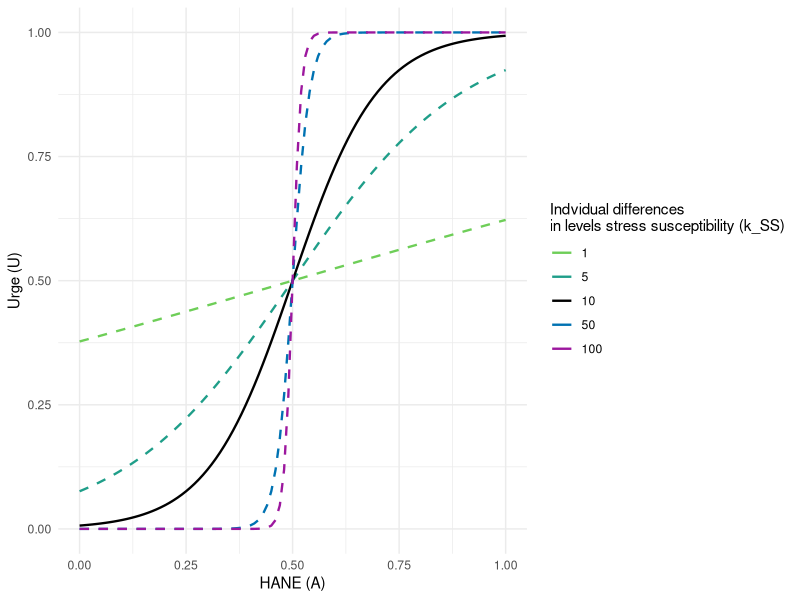
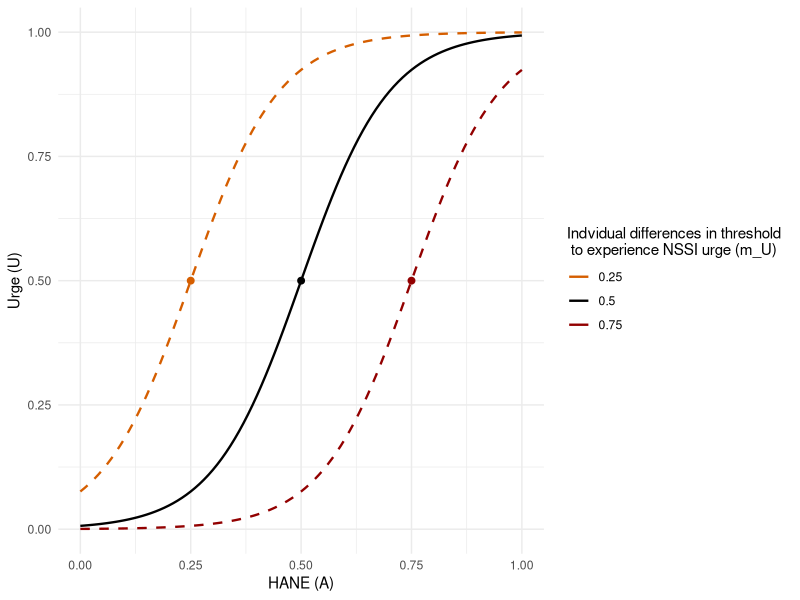
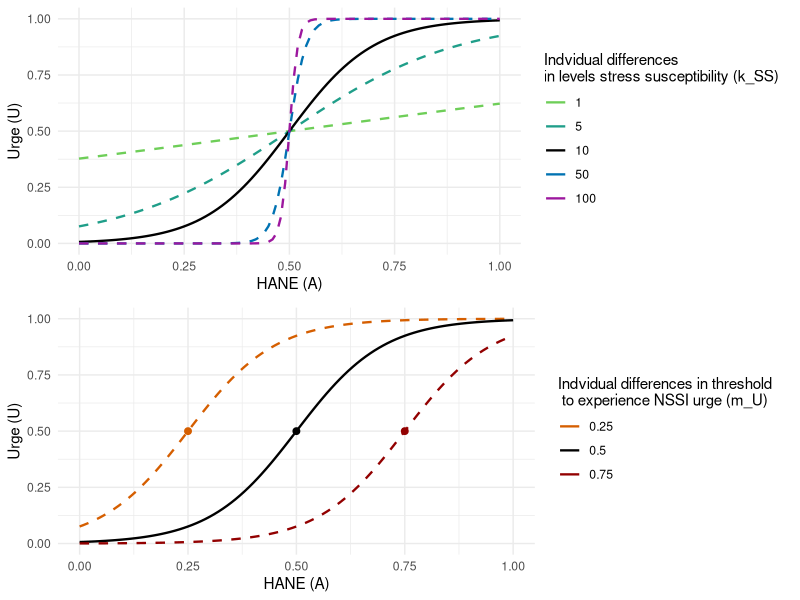

Here is the R script that generated these plots, in order:
# SETUP: installing packages & libraries

library(ggplot2)
library(tidyr)
library(dplyr)

# E1: FUNCTIONAL FORM BETWEEN URGE (U) AND HANE (A)
# This plot visulizes how urge varies as a function as HANE, depending on the chosen parameter values.

# parameter values
k_SSvals <- c(1, 5, 10, 50, 100) # standard values for stress susceptibility
A <- seq(0, 1, by = 0.01) # HANE, bounded between 0 and 1
m_U <- 0.5 # Threshold to engage in urge

# functional form
prob_NSSI <- function(k_SS, A, m_U) {
  pNSSI_model <- 1 / (1 + exp(-k_SS * (A - m_U)))
  return(pNSSI_model)
}

# Prepare data in tidy format for ggplot
df <- expand.grid(A = A, k_SS = k_SSvals) %>%
  mutate(pNSSI = 1 / (1 + exp(-k_SS * (A - m_U))))

# Plot
p1 <- ggplot(df, aes(x = A, y = pNSSI, color = factor(k_SS), linetype = factor(k_SS))) +
  geom_line(size = 0.8) +
  labs(x = "HANE (A)",
       y = "Urge (U)",
       color = "Indvidual differences \nin levels stress susceptibility (k_SS)") +
  guides(linetype = "none") +
  theme_minimal() +
  scale_linetype_manual(values = c(2, 2, 1, 2, 2)) +
  scale_color_manual(values = c("#6ece58","#1f9e89","#000000", "#0072B2","#9c179e"))

# Print plot
print(p1)

# parameter values
k_SS <- 10 # impulsivity
A <- seq(0, 1, by = 0.01) # urge, bounded between 0 and 1
k_TNSSI_vals <- c(0.25, 0.5, 0.75) # Threshold to engage in NSSI

# functional form
prob_NSSI <- function(k_SS, A, m_U) {
  pNSSI_model <- 1 / (1 + exp(-k_SS * (A - m_U)))
  return(pNSSI_model)
}

# Prepare data in tidy format for ggplot
df <- expand.grid(A = A, m_U = k_TNSSI_vals) %>%
  mutate(pNSSI = 1 / (1 + exp(-k_SS * (A - m_U))))


# Plot
p2 <- ggplot(df, aes(x = A, y = pNSSI, color = factor(m_U), linetype = factor(m_U))) +
  geom_line(size = 0.8) +
  labs(x = "HANE (A)",
       y = "Urge (U)",
       color = "Indvidual differences in threshold \n to experience NSSI urge (m_U)") +
  theme_minimal() +
  scale_color_manual(values = c("#D55E00","#000000","#920000")) +
  scale_linetype_manual(values = c(2, 1, 2)) +
  guides(linetype = "none") +

  # add midpoints
  annotate("point", x = 0.25, y = 0.5, colour = "#D55E00", size = 2) +
  annotate("point", x = 0.5, y = 0.5, colour = "black", size = 2) +
  annotate("point", x = 0.75, y = 0.5, colour = "#920000", size = 2)

# Print plot
print(p2)

library("cowplot")
group_plot3 <-
  plot_grid(p1, p2,
            nrow = 2,
            rel_heights = c(1,1) #proportion of the plot
  )

group_plot3


#ggsave(group_plot3, file="FF_Urge_HANE.png", width=7, height=8)